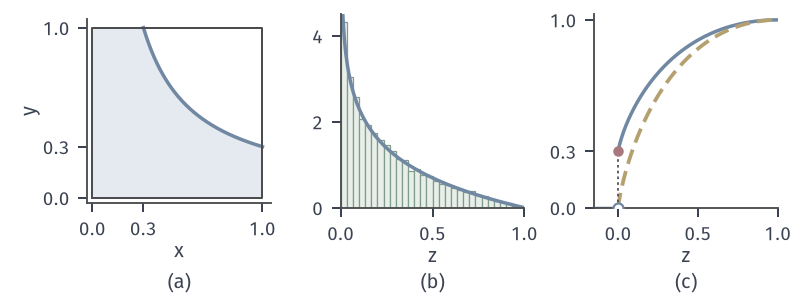

Reproduce this figure in Python.
from pathlib import Path
import sys
HERE = Path(__file__).resolve().parent
sys.path.insert(0, str(HERE.parent/"rvt-common"))
from rvt_fig import *
# U,V iid Unif(0,1): region uv<=0.3, density -ln z (seed 13, 20000 samples), and CDF with an atom 0.3 at zero.
fig, axes = figure(width_mm=112, height_mm=42, ncols=3)
panel(fig, left=.11, right=.98, bottom=.3, top=.95, wspace=.38)
ax = axes[0]; z0 = .3; x = np.linspace(z0, 1, 300)
ax.fill_between(np.concatenate([[0, z0], x]), 0, np.concatenate([[1, 1], z0/x]), color=BLUE_FILL, lw=0)
ax.plot(x, z0/x, color=BLUE, lw=1.4); ax.plot([0, 1, 1, 0, 0], [0, 0, 1, 1, 0], color=STROKE, lw=.8)
ax.set_xlim(-.03, 1.05); ax.set_ylim(-.03, 1.05); ax.set_aspect('equal'); ax.set_xticks([0, .3, 1]); ax.set_yticks([0, .3, 1]); axlab(ax, '$x$', '$y$')
ax = axes[1]; rng = np.random.default_rng(13); s = rng.uniform(size=20000)*rng.uniform(size=20000)
hist(ax, s, 30, (0, 1)); z = np.linspace(1e-3, 1, 400); ax.plot(z, -np.log(z), color=BLUE, lw=1.4)
ax.set_xlim(0, 1); ax.set_ylim(0, 4.5); ax.set_xticks([0, .5, 1]); ax.set_yticks([0, 2, 4]); axlab(ax, '$z$')
ax = axes[2]; z = np.linspace(1e-6, 1, 400); F0 = z-z*np.log(z)
ax.plot([-.15, 0], [0, 0], color=BLUE, lw=1.4); ax.plot(z, .3+.7*F0, color=BLUE, lw=1.4); ax.plot(z, F0, color=YELLOW, lw=1.5, ls=DASH)
ax.plot([0, 0], [0, .3], color=STROKE, lw=.7, ls=DOT); ax.plot([0], [0], 'o', ms=4, mfc='white', mec=BLUE, mew=.9, zorder=6); dot(ax, 0, .3, RED)
ax.set_xlim(-.15, 1); ax.set_ylim(0, 1.03); ax.set_xticks([0, .5, 1]); ax.set_yticks([0, .3, 1]); axlab(ax, '$z$')
tags(fig, axes)
save(fig, HERE, 'figure', {'seed': 13, 'area': float(z0-z0*np.log(z0)), 'sim P(Z<=.3)': float(np.mean(s <= .3)), 'sim mean': float(s.mean())})
